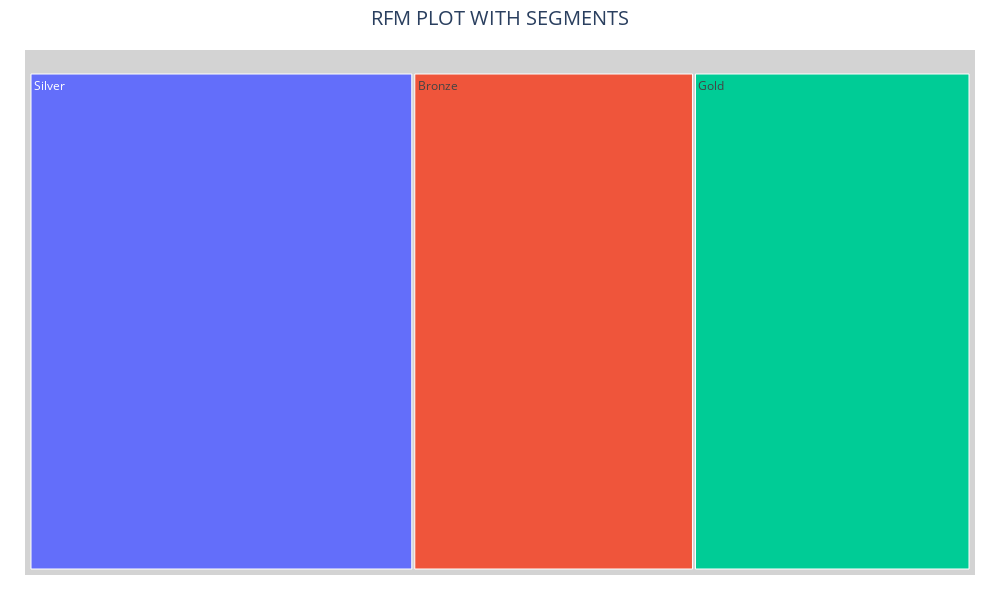

The notebook cell saved with this chart:
### Code cell
# PLOTLY TREEMAP

fig = px.treemap(df_plot1,
                 path=[df_plot1.Segments], 
                 values='Customers', 
                 width=1000, 
                 height=600,
                 )

fig.update_layout(title="RFM PLOT WITH SEGMENTS",
                  title_x = 0.5, title_font = dict(size=20),
                )
fig.update_traces(root_color="lightgrey")
fig.update_layout(margin = dict(t=50, l=25, r=25, b=25))
fig.show()

### Figure 1 — Plotly figure (JSON) as saved in the notebook; plotly's stock layout.template omitted (floating-point values rounded to 4 significant figures)
{"data": [{"branchvalues": "total", "domain": {"x": [0, 1], "y": [0, 1]}, "hovertemplate": "labels=%{label}<br>Customers=%{value}<br>parent=%{parent}<br>id=%{id}<extra></extra>", "ids": ["Bronze", "Gold", "Silver"], "labels": ["Bronze", "Gold", "Silver"], "name": "", "parents": ["", "", ""], "root": {"color": "lightgrey"}, "type": "treemap", "values": [1146, 1129, 1567]}], "layout": {"height": 600, "legend": {"tracegroupgap": 0}, "margin": {"b": 25, "l": 25, "r": 25, "t": 50}, "title": {"font": {"size": 20}, "text": "RFM PLOT WITH SEGMENTS", "x": 0.5}, "width": 1000}}
